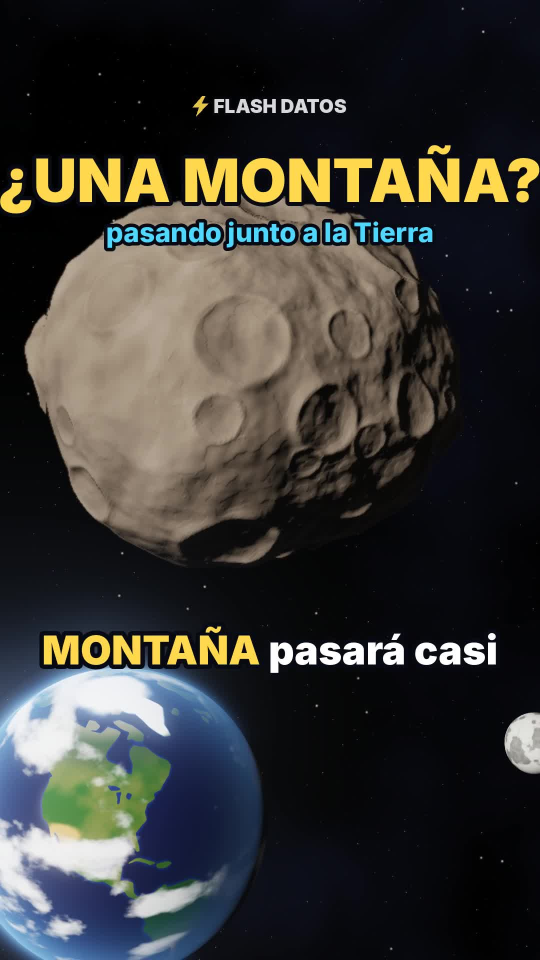
#> input picture videos/39-asteroide-1999-an10/portada.jpg, 1080 x 1920 px (shown at 1/2 size)
$ python -i escena.py   (imports and definitions only)
#> lines starting #> are read from the running program, lines starting #| are printed output that depends on the picture
### motor/noise.py
import numpy as np
rng = np.random.default_rng(7)
PERM = rng.permutation(256)
P = np.concatenate([PERM, PERM]).astype(np.int64)
VALS = rng.random(256)


def _hash(ix, iy, iz):
    return VALS[P[P[P[ix & 255] + (iy & 255)] + (iz & 255)]]


def vnoise(x, y, z):
    xi, yi, zi = np.floor(x).astype(np.int64), np.floor(y).astype(np.int64), np.floor(z).astype(np.int64)
    xf, yf, zf = x - xi, y - yi, z - zi
    u, v, w = xf * xf * (3 - 2 * xf), yf * yf * (3 - 2 * yf), zf * zf * (3 - 2 * zf)
    c000 = _hash(xi, yi, zi); c100 = _hash(xi + 1, yi, zi)
    c010 = _hash(xi, yi + 1, zi); c110 = _hash(xi + 1, yi + 1, zi)
    c001 = _hash(xi, yi, zi + 1); c101 = _hash(xi + 1, yi, zi + 1)
    c011 = _hash(xi, yi + 1, zi + 1); c111 = _hash(xi + 1, yi + 1, zi + 1)
    x00 = c000 + u * (c100 - c000); x10 = c010 + u * (c110 - c010)
    x01 = c001 + u * (c101 - c001); x11 = c011 + u * (c111 - c011)
    y0 = x00 + v * (x10 - x00); y1 = x01 + v * (x11 - x01)
    return y0 + w * (y1 - y0)


def fbm(x, y, z, octaves=5, lac=2.0, gain=0.5, seed=0.0):
#> called with octaves = 5, lac = 2, gain = 0.5, seed = 21
    tot, amp, norm, f = 0.0, 1.0, 0.0, 1.0
    for o in range(octaves):
        off = seed * 17.31 + o * 31.7
        tot = tot + amp * vnoise(x * f + off, y * f - off * 0.7, z * f + off * 1.3)
        norm += amp; amp *= gain; f *= lac
    return tot / norm


def smooth(a, b, x):
    t = np.clip((x - a) / (b - a), 0, 1)
    return t * t * (3 - 2 * t)


def mix(a, b, t):
    t = t[..., None]
    return np.asarray(a) * (1 - t) + np.asarray(b) * t

### videos/39-asteroide-1999-an10/escena.py
"""Flash Datos · video 39: el asteroide (137108) 1999 AN10 pasará a ~390,000 km de la Tierra el 7 ago 2027.

Escena nueva: asteroide irregular trazado por pasos sobre un mapa de alturas con cráteres; comparación con
una cordillera y regla 800 m – 1.8 km; calendario 7 AGO 2027; diagrama con la Tierra, la órbita de la Luna
y la trayectoria del asteroide con contador de distancia; barras Luna vs 1999 AN10; margen de ±160 km;
vista por binoculares; cierre con la Tierra (América de frente) y el asteroide pasando.

Uso:
  python3 escena.py test 1 5 12 ...
  python3 escena.py chunk <ini> <fin> <out>
  python3 escena.py info
"""
import json, math, os, subprocess, sys
import numpy as np
from PIL import Image, ImageDraw, ImageFont
from scipy.ndimage import gaussian_filter, zoom as ndzoom

BASE = os.path.dirname(os.path.abspath(__file__))
sys.path.insert(0, BASE)
from noise import fbm

W, H, FPS = 1080, 1920, 30
TY = math.tan(math.radians(20)); TX = TY * W / H
PIX = 2 * TY / H

xs = ((np.arange(W) + 0.5) / W * 2 - 1) * TX
ys = (1 - (np.arange(H) + 0.5) / H * 2) * TY
DX, DY = np.meshgrid(xs, ys)
NRM = np.sqrt(DX * DX + DY * DY + 1)
DIRS = np.stack([DX / NRM, DY / NRM, -1 / NRM], axis=-1).astype(np.float64)

# [1 line not run here, left out]


def lin(c):
    return np.asarray(c, dtype=np.float32) ** 2.2


def smooth(a, b, x):
    t = np.clip((x - a) / (b - a), 0, 1)
    return t * t * (3 - 2 * t)


def ease(s):
    s = min(max(s, 0.0), 1.0)
    return s * s * s * (s * (6 * s - 15) + 10)


def ease_out(s):
    s = min(max(s, 0.0), 1.0)
    return 1 - (1 - s) ** 3


def lerp(a, b, s):
    return np.asarray(a, float) * (1 - s) + np.asarray(b, float) * s


# [24 lines left out: functions sample, rot_y, rot_x, not called in this run]


def latlon(v):
    return np.arcsin(np.clip(v[..., 1], -1, 1)), np.arctan2(v[..., 0], v[..., 2])


# [1 line not run here, left out]
# [1 line that did not run here, left out]


# ---------------- fondo ----------------
def make_background():
    rng = np.random.default_rng(9)
    bg = np.zeros((H, W, 3), np.float32)
    n = 1700
    x = rng.integers(0, W, n); y = rng.integers(0, H, n)
    inten = 0.02 + 0.45 * rng.random(n) ** 7
    tint = rng.random(n)
    col = np.stack([0.80 + 0.2 * tint, 0.86 + 0.06 * tint, 1.0 - 0.25 * tint], -1)
    np.add.at(bg, (y, x), col * inten[:, None])
    bg = gaussian_filter(bg, (0.6, 0.6, 0))
    big = np.zeros_like(bg)
    m = 40
    bx = rng.integers(0, W, m); by = rng.integers(0, H, m)
    np.add.at(big, (by, bx), np.array([1.0, 0.95, 0.9]) * (1.5 + 3 * rng.random(m))[:, None])
    bg += gaussian_filter(big, (1.3, 1.3, 0))
    gy, gx = np.mgrid[0:120, 0:68] / 40.0
    neb = fbm(gx, gy, np.full_like(gx, 2.3), 5, seed=21)
    neb = ndzoom(neb, (H / 120, W / 68), order=1)
    neb = np.clip((neb - 0.45) * 2.2, 0, 1) ** 1.6
    bg += neb[..., None] * np.array([0.012, 0.016, 0.045], np.float32)
    return bg


BG = make_background()

# ---------------- cámara ----------------
class Cam:
    # [7 lines left out: function __init__, not called in this run]

    def dirs(self, y0, y1, x0, x1):
        d = DIRS[y0:y1, x0:x1]
        return d[..., 0:1] * self.r + d[..., 1:2] * self.u + (-d[..., 2:3]) * self.f

    # [84 lines left out: functions proj, draw_earth, splat, not called in this run]


def bloom(img):
    small = img[::4, ::4]
    br = np.clip(small - 0.85, 0, None)
    g = gaussian_filter(br, (5, 5, 0)) * 0.55 + gaussian_filter(br, (22, 22, 0)) * 0.8 + gaussian_filter(br, (60, 60, 0)) * 0.45
    return img + ndzoom(g, (4, 4, 1), order=1)[:H, :W]


# [4 lines left out: function tonemap, not called in this run]


# [1 line not run here, left out]
# [1 line that did not run here, left out]
# [1 line that did not run here, left out]
# [1 line that did not run here, left out]
# [1 line that did not run here, left out]
# [1 line that did not run here, left out]
SPLIT = lambda k, f: S0[k] + (S1[k] - S0[k]) * f
# [1 line that did not run here, left out]
RE_KM = 6371.0
FD = os.path.join(BASE, "fonts", "")
_fc = {}


# [5 lines left out: function font, not called in this run]


YELLOW = (255, 216, 77); CYAN = (79, 216, 255); WHITE = (255, 255, 255); RED = (255, 90, 70); ORANGE = (255, 160, 70)
HL_WORDS = set()


# [15 lines left out: function groups_for_part, not called in this run]


CAPS = []
# [6 lines not run here, left out]


def is_hl(w):
    core = w.strip(".,:…?¿!¡()").lower()
    return any(ch.isdigit() for ch in core) or core in HL_WORDS or (core.isupper() and len(core) > 2) or w.strip(".,:…?¿!¡()").isupper()


# [28 lines left out: functions draw_caption, fade, not called in this run]


def txt(d, xy, s, size, col, A, fn="Inter-Black.otf", sw=8, anchor="mm"):
    d.text(xy, s, font=font(fn, size), fill=col + (A,), anchor=anchor, stroke_width=sw, stroke_fill=(8, 10, 20, A))


# [13 lines left out: function draw_label, not called in this run]


def bolt(cx, cy, s):
    pts = [(0.58, 0.0), (0.12, 0.56), (0.44, 0.56), (0.30, 1.0), (0.88, 0.38), (0.55, 0.38), (0.74, 0.0)]
    return [(cx + (px - 0.5) * s, cy + (py - 0.5) * s) for px, py in pts]


# [61 lines left out: functions draw_watermark, marker, draw_endcard, flash_alpha, glow, _paste, not called in this run]


# =====================================================================
#  VIDEO 39 · asteroide (137108) 1999 AN10 · escena nueva
# =====================================================================

# ---------------- asteroide: mapa de alturas sobre la esfera, trazado por pasos ----------------
def _sphere_grid(h, w):
    la = (0.5 - (np.arange(h) + 0.5) / h) * np.pi
    lo = ((np.arange(w) + 0.5) / w) * 2 * np.pi - np.pi
    LO, LA = np.meshgrid(lo, la)
    return np.stack([np.cos(LA) * np.sin(LO), np.sin(LA), np.cos(LA) * np.cos(LO)], -1)


def make_asteroid():
    cache = os.path.join(BASE, "tex", "an10.npz")
    if os.path.exists(cache):
        z = np.load(cache)
        return z["hm"], z["alb"]
    hh, ww = 256, 512
    v = _sphere_grid(hh, ww)
    a, b, c = 1.22, 0.84, 0.95                     # forma alargada, como una papa
    re = 1.0 / np.sqrt((v[..., 0] / a) ** 2 + (v[..., 1] / b) ** 2 + (v[..., 2] / c) ** 2)
    n1 = fbm(v[..., 0] * 1.4 + 3, v[..., 1] * 1.4, v[..., 2] * 1.4, 4, seed=5)
    n2 = fbm(v[..., 0] * 5 + 1, v[..., 1] * 5, v[..., 2] * 5, 4, seed=9)
    hm = re * (1 + 0.30 * (n1 - 0.5) + 0.06 * (n2 - 0.5))
    rng = np.random.default_rng(39)
    crat = np.zeros((hh, ww))
    for i in range(46):
        cdir = rng.normal(size=3); cdir /= np.linalg.norm(cdir)
        rad = 0.07 + 0.30 * rng.random() ** 2.4
        ang = np.arccos(np.clip(v @ cdir, -1, 1)) / rad
        bowl = np.where(ang < 1, -(1 - ang ** 2), 0) * 0.9
        rim = np.exp(-((ang - 1.05) / 0.16) ** 2) * 0.35
        crat += (bowl + rim) * rad * 0.22
    hm = hm * (1 + crat)
    alb = 0.55 + 0.35 * (n2 - 0.5) + 0.25 * (fbm(v[..., 0] * 9, v[..., 1] * 9, v[..., 2] * 9, 3, seed=2) - 0.5)
    alb = alb - np.clip(-crat * 2.0, 0, 0.25)
    np.savez(cache, hm=hm.astype(np.float32), alb=alb.astype(np.float32))
    return hm.astype(np.float32), alb.astype(np.float32)


HM, ALB = make_asteroid()
HMAX = float(HM.max())
ROCK = lin((0.50, 0.45, 0.40))


# [92 lines left out: functions rotm, draw_asteroid, not called in this run]


# ---------------- Luna ----------------
def make_moon():
    v = _sphere_grid(256, 512)
    m = fbm(v[..., 0] * 2 + 7, v[..., 1] * 2, v[..., 2] * 2, 5, seed=13)
    maria = smooth(0.52, 0.60, m) * 0.45
    fine = fbm(v[..., 0] * 12, v[..., 1] * 12, v[..., 2] * 12, 3, seed=3)
    return (0.70 - maria + 0.18 * (fine - 0.5)).astype(np.float32)


MOONT = make_moon()


# [36 lines left out: function draw_moon, not called in this run]


# ---------------- montañas (silueta 2D en el HDR) ----------------
def ridge(seed, n, base, amp, rough):
#> called with seed = 1, n = 240, base = 1600, amp = 230, rough = 0.55
    rng = np.random.default_rng(seed)
    xs_ = np.linspace(-80, W + 80, n)
    ys_ = np.zeros(n)
    k = 1.0
    for o in range(6):
        ph = rng.random() * 10
        ys_ += amp * k * np.sin(xs_ / W * (2 + o * 2.3) * math.pi + ph) * (rough ** o)
        k *= 0.6
    return xs_, base - np.abs(ys_)


RIDGES = [ridge(1, 240, 1600, 230, 0.55), ridge(2, 240, 1720, 170, 0.6), ridge(3, 240, 1840, 120, 0.6)]


# [15 lines left out: function draw_mountains, not called in this run]


# ---------------- mundo del diagrama: Tierra en el centro, órbita lunar y trayectoria ----------------
RE_V = 7.0          # radio de la Tierra en el diagrama (no está a escala)
R_MOON = 60.0       # 384,400 km
R_AN10 = R_MOON * 389866 / 384400   # ≈ 1.014 distancias lunares medias
RMOON_V = 2.4
# [2 lines not run here, left out]
CA = PERP * R_AN10                  # punto de máximo acercamiento
MOON_ANG = math.radians(240)        # la Luna esa noche estaba lejos del asteroide (~763,000 km)
MOON_P = np.array([math.cos(MOON_ANG), 0.0, math.sin(MOON_ANG)]) * R_MOON


def path_pt(s):
    """s en [-1, 1]: posición a lo largo de la trayectoria (s=0: máximo acercamiento)."""
    return CA + DIR_IN * s * 140.0


def circle3d(R, n=200, y=0.0):
    a = np.linspace(0, 2 * np.pi, n)
    return np.stack([np.cos(a) * R, np.full(n, y), np.sin(a) * R], -1)


def pt(cam, P):
    x, y, z = cam.proj(P)
    return float(x[0]), float(y[0]), float(z[0])


# [26 lines left out: functions poly3d, cam_orbit, not called in this run]


def an10_spin(t):
    return rotm(0.55 * t, 0.35 + 0.12 * t, 0.2)


# ---------------- tomas ----------------
FIRST = ["gancho", "nombre", "fecha", "luna", "seguro", "binoculares", "cierre"]
# [1 line that did not run here, left out]
# [1 line that did not run here, left out]


# [99 lines left out: functions scene, span, sh_gancho, sh_nombre, plane_cam, an10_s and 3 more, not called in this run]


SCENES = dict(gancho=sh_gancho, nombre=sh_nombre, fecha=sh_plano, luna=sh_plano, seguro=sh_plano,
              binoculares=sh_binoculares, cierre=sh_cierre)


# ---------------- textos y gráficos de cada toma ----------------
# [153 lines left out: functions calendar, bars, overlays, render, not called in this run]


# [21 lines not run here, left out]

>>> import cv2
>>> picture = cv2.imread('portada.jpg', cv2.IMREAD_GRAYSCALE)
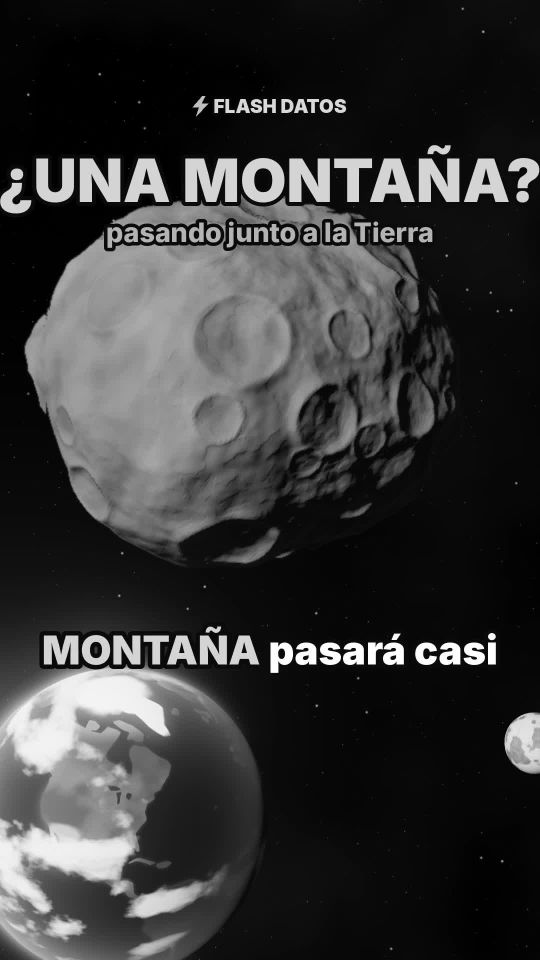
#> picture: shape (1920, 1080) (shown at 1/2 size); min 0, max 255, mean 54.8
>>> result = bloom(picture)
#> in bloom, `small = img[::4, ::4]`:
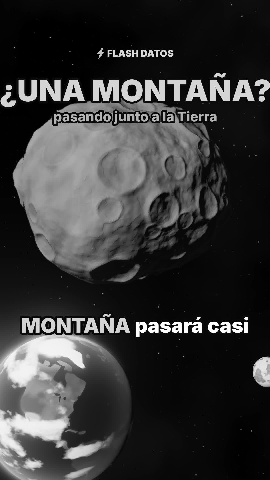
#> small: shape (480, 270); min 0, max 255, mean 54.7
#> (the run stopped early here; a loop or call above may not have finished)
